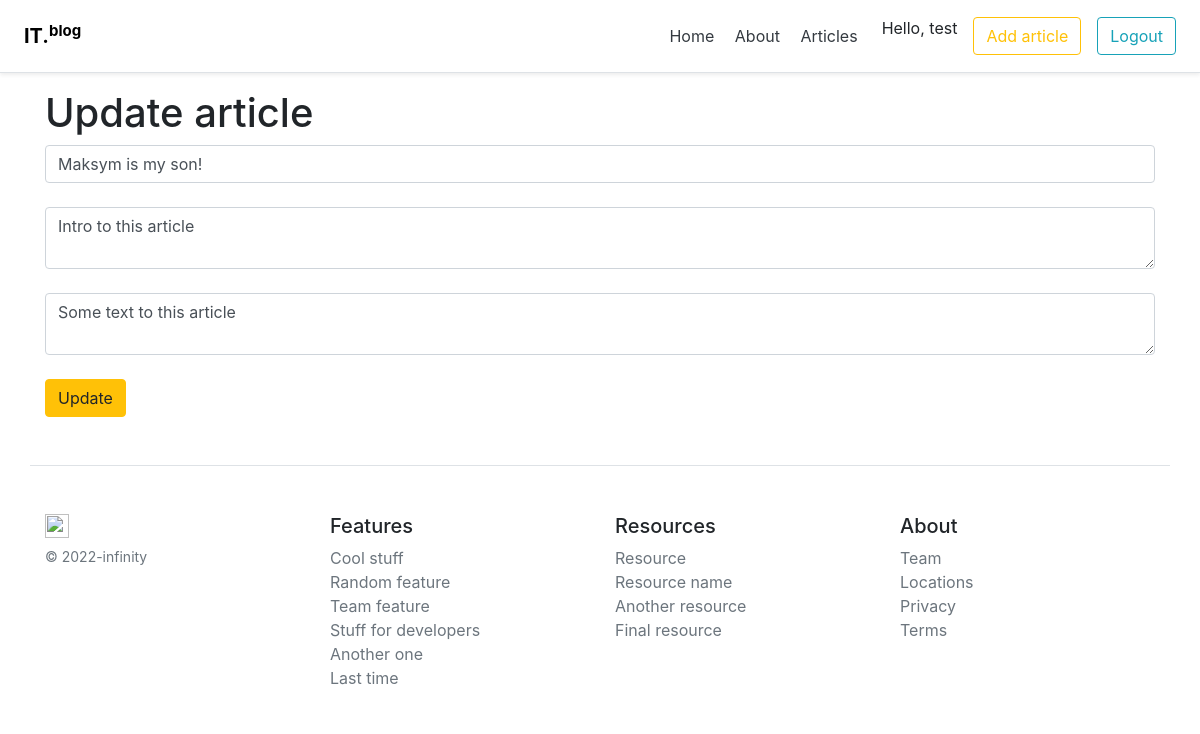
Before: /posts/4/update (signed in) with the older database file.
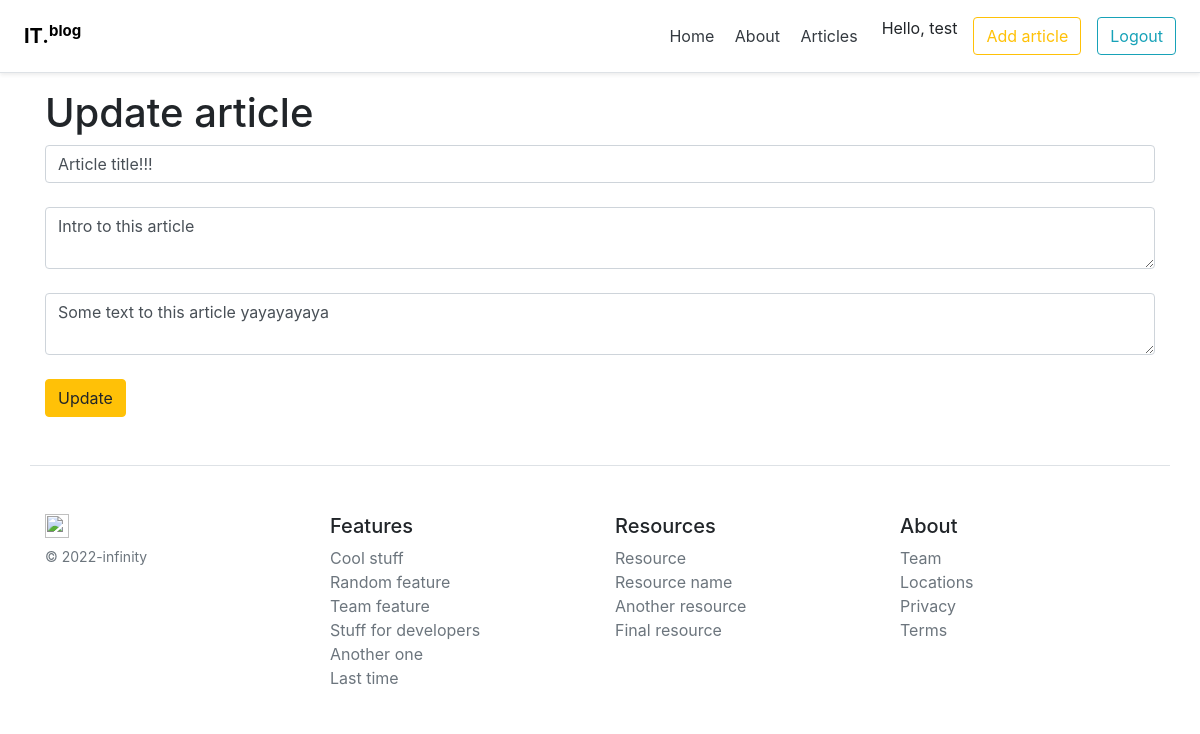
After: the same page with the newer database file.
### models.py (models this page shows, shortened)
class Article(Base):
    __tablename__ = 'article'
    id = Column(Integer, primary_key=True, autoincrement=True)
    user_id = Column(Integer, ForeignKey('user.id'), nullable=False)
    title = Column(String(100), nullable=False)
    intro = Column(String(300), nullable=False)
    text = Column(Text, nullable=False)
    status = Column(Integer, ForeignKey('status.code'), nullable=False, default=1)
    dlm = Column(DateTime, default=OUR_TIME)
    creation_date = Column(DateTime, default=OUR_TIME)

### routes.py (the view)
@app.route('/posts/<int:id>/update', methods=['POST', 'GET'])
@login_required
def article_update(id):
    article = db.session.query(Article).get(id)
    if request.method == 'POST':
        article.title = request.form['title']
        article.intro = request.form['intro']
        article.text = request.form['text']
        article.dlm = datetime.utcnow()
        article = Article(title=article.title, intro=article.intro, text=article.text, dlm=article.dlm)
        try:
            db.session.commit()
            return redirect('/posts')
        except Exception as e:
            return f'An error occurred while updating the article: {str(e)}'
    else:
        return render_template('article_update.html', article=article)

### app.py (called while the page is built)
@login_manager.user_loader
def load_user(user_id):
    from users.models import User
    return db.session.query(User).get(int(user_id))

### templates/article_update.html (shortened to what this page needs)
{% extends 'base/base.html' %}
{% block body %}
    <div class="container">
        <h1>Update article</h1>
        <form method="post">
            <input type="text" name="title" id="title" value="{{ article.title}}" class="form-control"></br>
            <textarea name="intro" id="intro" class="form-control">{{ article.intro }}</textarea></br>
            <textarea name="text" id="text" class="form-control">{{ article.text }}</textarea></br>
            <input type="submit" class="btn btn-warning" value="Update">
        </form>
    </div>
{% endblock %}

Changed rows visible on the page:
changed Article "Intro to this article": title "Maksym is my son!" → "Article title!!!"; text "Some text to this article" → "Some text to this article yayayayaya"
